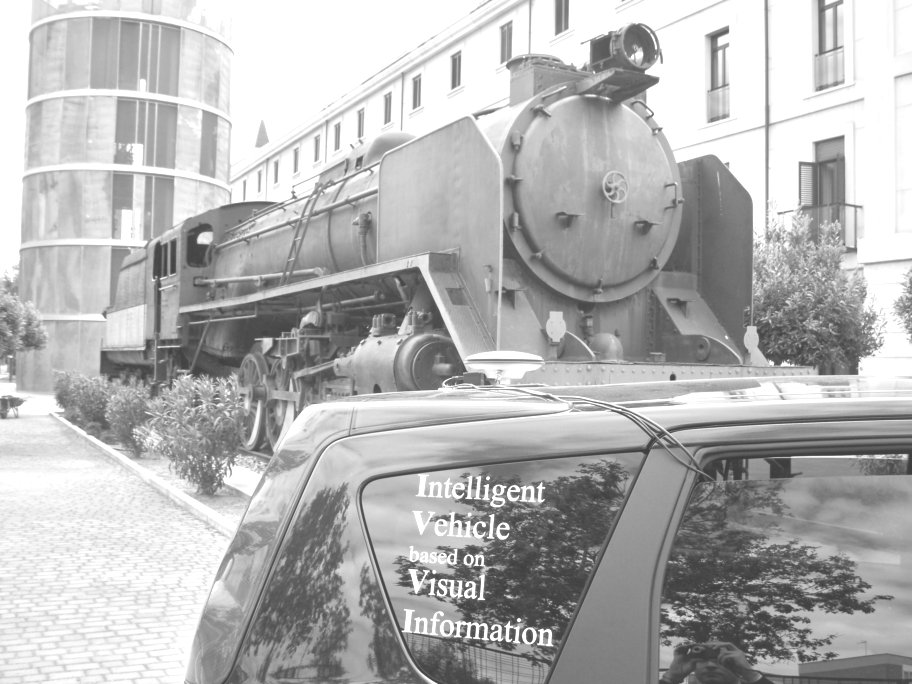
//> input picture 14-Examen1/Imagen1.jpg, 912 x 684 px
$ ./EdgeCanny ../14-Examen1/Imagen1.jpg   (built with g++ and OpenCV 4)
//> lines starting //> are read from the running program, lines starting //| are printed output that depends on the picture
#include <stdio.h>
#include <opencv2/opencv.hpp>

using namespace std;
using namespace cv;

int main(int argc, char** argv )
{
    if ( argc != 2 )
    {
        printf("usage: EdgeGradient <Image_Path>\n");
        return -1;
    }

    Mat src;
    src = imread( argv[1], 1 );
//> src is the input picture: 684 rows x 912 cols, CV_8UC3; min 51, max 255, mean 180.6

    if ( !src.data )
    {
        printf("No image data \n");
        return -1;
    }

    namedWindow("Original", WINDOW_AUTOSIZE );
    imshow("Original", src);

    //GaussianBlur(src, src, Size(3, 3), 0, 0, BORDER_DEFAULT);

    Mat img_canny;

    Canny(src, img_canny, 25, 50, 3);
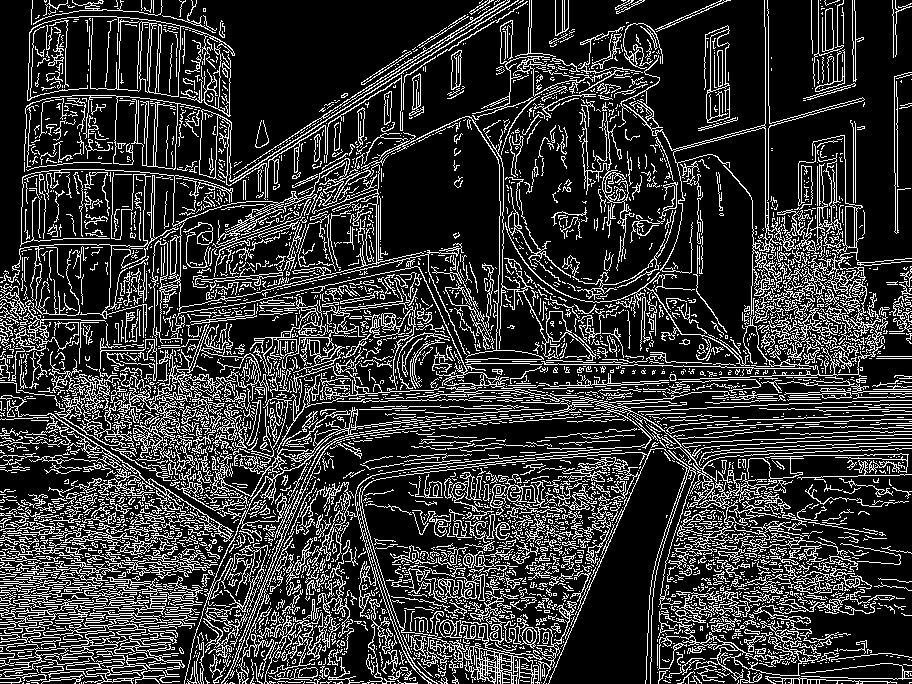
//> img_canny: 684 rows x 912 cols, CV_8UC1; 20.8% white in thin lines or dots
    imshow("canny25-50", img_canny);

    Canny(src, img_canny, 50, 75, 3);
    imshow("canny50-75", img_canny);

    Canny(src, img_canny, 100, 150, 3);
    imshow("canny100-150", img_canny);

    Canny(src, img_canny, 200, 250, 3);
    imshow("canny200-250", img_canny);

    Canny(src, img_canny, 300, 350, 3);
    imshow("canny300-350", img_canny);

    Canny(src, img_canny, 400, 450, 3);
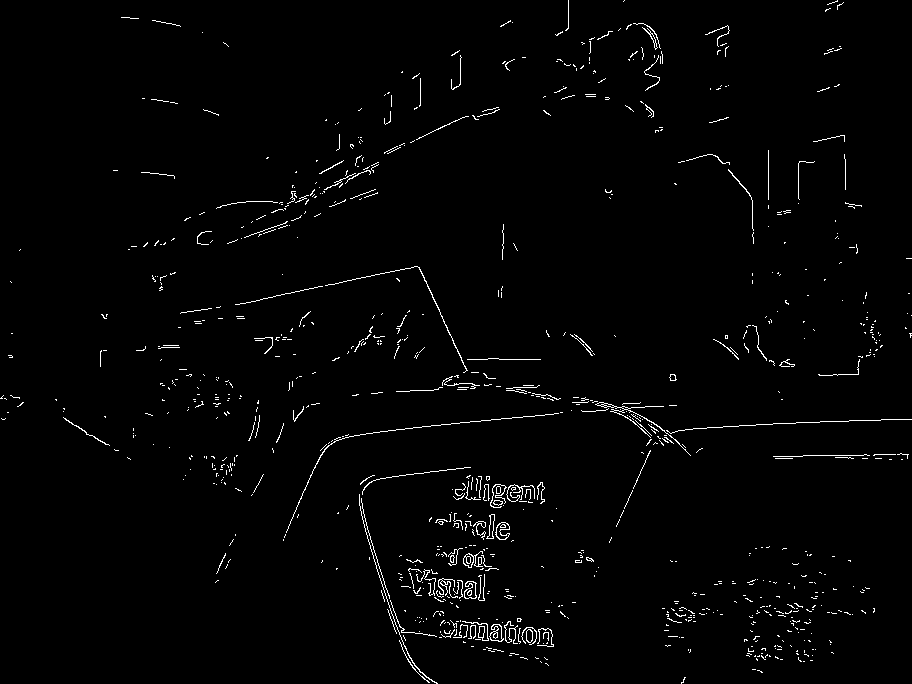
//> img_canny: 684 rows x 912 cols, CV_8UC1; 1.6% white in thin lines or dots
    imshow("canny400-450", img_canny);

    waitKey(0);

    return 0;
}
